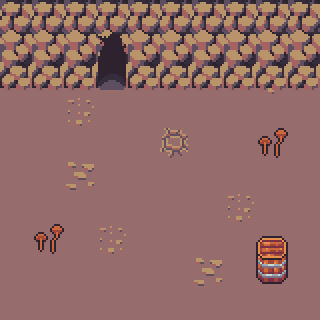

This game map was drawn from its Tiled (.tmx) file and the tilesets committed beside it. A one-line description and the full map source follow:
An orthogonal 10x10 tile map with 32x32 px tiles, 6 tile layers (ground 1, ground 2, ground deco, walls, ...), 2 tilesets.

<map version="1.8" tiledversion="1.8.2" orientation="orthogonal" renderorder="right-down" width="10" height="10" tilewidth="32" tileheight="32" infinite="0" nextlayerid="7" nextobjectid="1">
 <tileset firstgid="1" source="tsx files/Raven - Green Village.tsx" />
 <tileset firstgid="341" source="tsx files/Raven - Miner's Cave.tsx" />
 <layer id="1" name="ground 1" width="10" height="10">
  <data encoding="csv">
396,396,396,396,396,396,396,396,396,396,
396,396,396,396,396,396,396,396,396,396,
396,396,396,396,396,396,396,396,398,396,
396,396,398,396,396,396,396,396,396,396,
396,396,396,396,396,397,396,396,396,396,
396,396,422,396,396,396,396,396,396,396,
396,396,396,396,396,396,396,398,396,396,
396,396,396,398,396,396,396,396,396,396,
396,396,396,396,396,396,422,396,396,396,
396,396,396,396,396,396,396,396,396,396
</data>
 </layer>
 <layer id="2" name="ground 2" width="10" height="10">
  <data encoding="csv">
0,0,0,0,0,0,0,0,0,0,
0,0,0,0,0,0,0,0,0,0,
0,0,0,0,0,0,0,0,0,0,
0,0,0,0,0,0,0,0,0,0,
0,0,0,0,0,0,0,0,0,0,
0,0,0,0,0,0,0,0,0,0,
0,0,0,0,0,0,0,0,0,0,
0,0,0,0,0,0,0,0,0,0,
0,0,0,0,0,0,0,0,0,0,
0,0,0,0,0,0,0,0,0,0
</data>
 </layer>
 <layer id="3" name="ground deco" width="10" height="10">
  <data encoding="csv">
0,0,0,0,0,0,0,0,0,0,
0,0,0,0,0,0,0,0,0,0,
0,0,0,0,0,0,0,0,0,0,
0,0,0,0,0,0,0,0,0,0,
0,0,0,0,0,0,0,0,346,0,
0,0,0,0,0,0,0,0,0,0,
0,0,0,0,0,0,0,0,0,0,
0,346,0,0,0,0,0,0,0,0,
0,0,0,0,0,0,0,0,0,0,
0,0,0,0,0,0,0,0,0,0
</data>
 </layer>
 <layer id="4" name="walls" width="10" height="10">
  <data encoding="csv">
420,420,420,420,420,420,420,420,420,420,
446,446,446,446,446,446,446,446,446,446,
472,472,472,472,472,472,472,472,472,472,
0,0,0,0,0,0,0,0,0,0,
0,0,0,0,0,0,0,0,0,0,
0,0,0,0,0,0,0,0,0,0,
0,0,0,0,0,0,0,0,0,0,
0,0,0,0,0,0,0,0,0,0,
0,0,0,0,0,0,0,0,0,0,
0,0,0,0,0,0,0,0,0,0
</data>
 </layer>
 <layer id="5" name="props" width="10" height="10">
  <data encoding="csv">
0,0,0,0,0,0,0,0,0,0,
0,0,0,448,0,0,0,0,0,0,
0,0,0,474,0,0,0,0,0,0,
0,0,0,0,0,0,0,0,0,0,
0,0,0,0,0,0,0,0,0,0,
0,0,0,0,0,0,0,0,0,0,
0,0,0,0,0,0,0,0,0,0,
0,0,0,0,0,0,0,0,0,0,
0,0,0,0,0,0,0,0,709,0,
0,0,0,0,0,0,0,0,0,0
</data>
 </layer>
 <layer id="6" name="props - above player" width="10" height="10">
  <data encoding="csv">
0,0,0,0,0,0,0,0,0,0,
0,0,0,0,0,0,0,0,0,0,
0,0,0,0,0,0,0,0,0,0,
0,0,0,0,0,0,0,0,0,0,
0,0,0,0,0,0,0,0,0,0,
0,0,0,0,0,0,0,0,0,0,
0,0,0,0,0,0,0,0,0,0,
0,0,0,0,0,0,0,0,683,0,
0,0,0,0,0,0,0,0,0,0,
0,0,0,0,0,0,0,0,0,0
</data>
 </layer>
</map>
